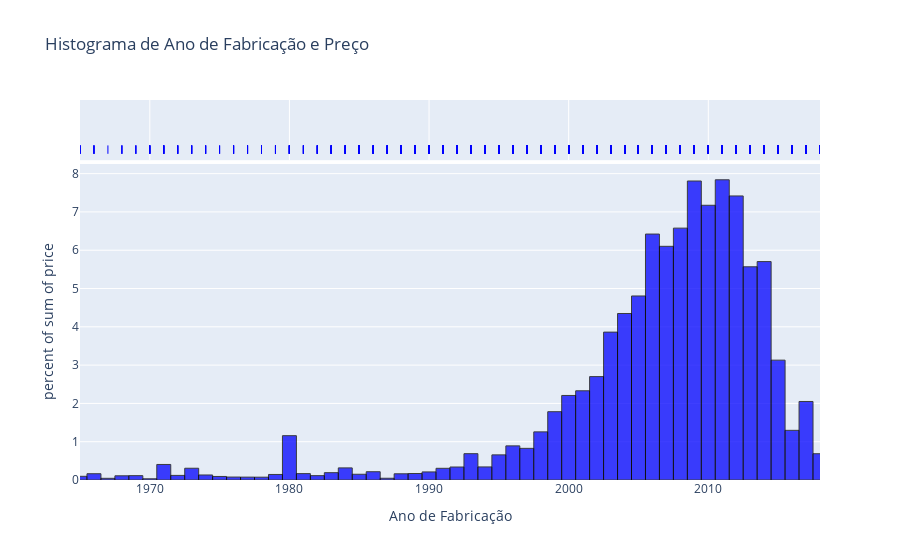

Notebook code for this chart:
### Code cell
import plotly.express as px

# Limitar os dados de 1960 a 2020
df_cars_filtered = df_cars[(df_cars['yearOfRegistration'] >= 1965) & (df_cars['yearOfRegistration'] <= 2018)]

# Plotar o histograma com os dados filtrados
fig = px.histogram(data_frame=df_cars_filtered, x="yearOfRegistration", y="price", range_x=[1965, 2018], barmode='overlay',
                   title='Histograma de Ano de Fabricação e Preço',
                   labels={'yearOfRegistration': 'Ano de Fabricação', 'kilometer': 'Kilometro'},
                   opacity=0.75,
                   histnorm='percent',
                   marginal='rug',
                   color_discrete_sequence=['blue'])
fig.update_traces(marker=dict(line=dict(color='black', width=1)))
fig.show()

### Figure 1 — Plotly figure (JSON) as saved in the notebook; plotly's stock layout.template omitted (floating-point values rounded to 4 significant figures; data arrays with more than 128 entries replaced by an {"elided": "..."} marker saying what was removed)
{"data": [{"alignmentgroup": "True", "bingroup": "x", "histfunc": "sum", "histnorm": "percent", "hovertemplate": "Ano de Fabricação=%{x}<br>percent of sum of price=%{y}<extra></extra>", "legendgroup": "", "marker": {"color": "blue", "line": {"color": "black", "width": 1}, "opacity": 0.75, "pattern": {"shape": ""}}, "name": "", "offsetgroup": "", "orientation": "v", "showlegend": false, "type": "histogram", "x": {"elided": "9986 int values"}, "xaxis": "x", "y": {"elided": "9986 int values"}, "yaxis": "y"}, {"alignmentgroup": "True", "boxpoints": "all", "fillcolor": "rgba(255,255,255,0)", "hoveron": "points", "hovertemplate": "Ano de Fabricação=%{x}<extra></extra>", "jitter": 0, "legendgroup": "", "line": {"color": "rgba(255,255,255,0)"}, "marker": {"color": "blue", "line": {"color": "black", "width": 1}, "symbol": "line-ns-open"}, "name": "", "offsetgroup": "", "showlegend": false, "type": "box", "x": {"elided": "9986 int values"}, "xaxis": "x2", "yaxis": "y2"}], "layout": {"barmode": "overlay", "legend": {"tracegroupgap": 0}, "title": {"text": "Histograma de Ano de Fabricação e Preço"}, "xaxis": {"anchor": "y", "domain": [0, 1], "range": [1965, 2018], "title": {"text": "Ano de Fabricação"}}, "xaxis2": {"anchor": "y2", "domain": [0, 1], "matches": "x", "showgrid": true, "showticklabels": false}, "yaxis": {"anchor": "x", "domain": [0, 0.8316], "title": {"text": "percent of sum of price"}}, "yaxis2": {"anchor": "x2", "domain": [0.8416, 1], "matches": "y2", "showgrid": false, "showline": false, "showticklabels": false, "ticks": ""}}}
